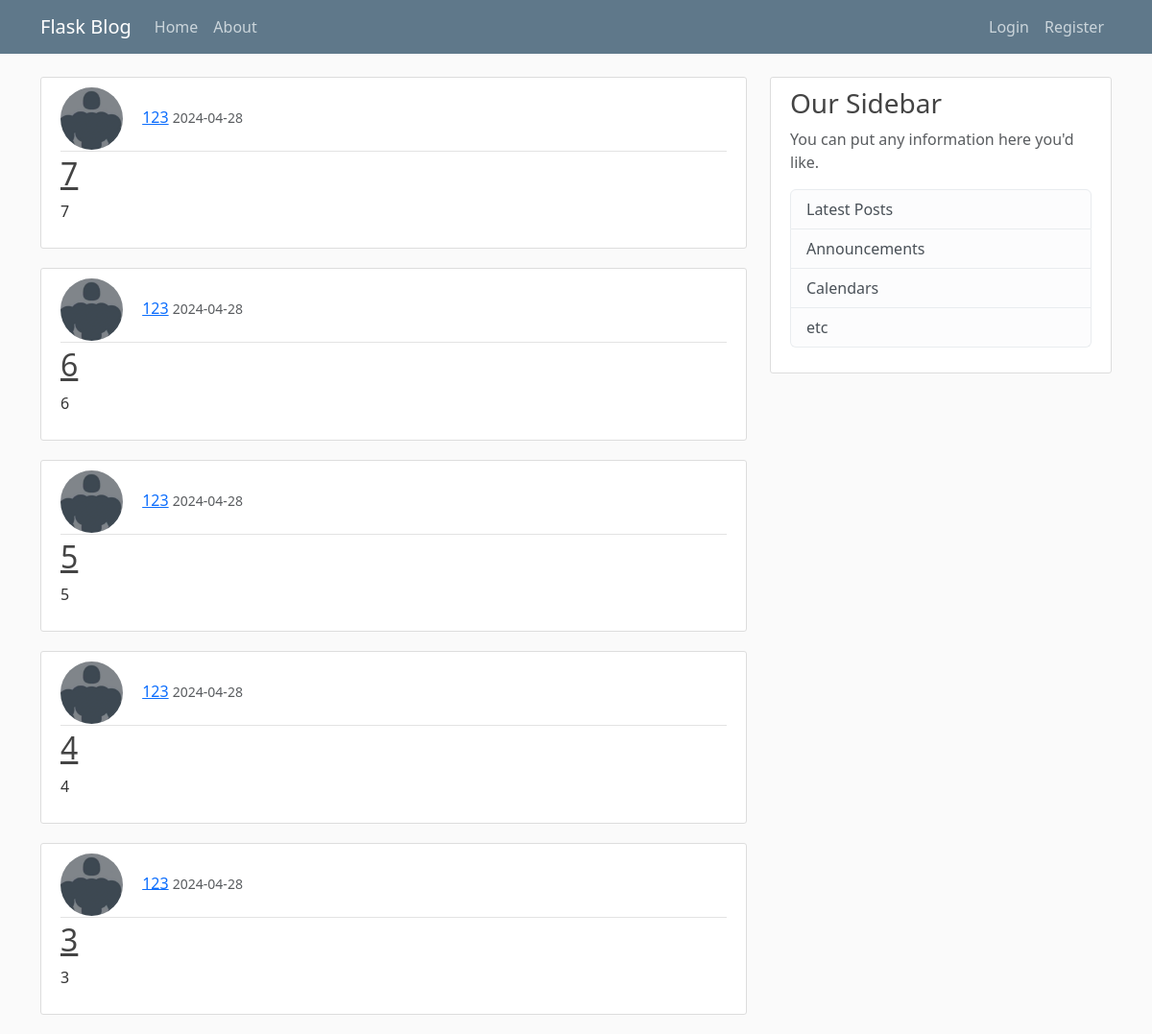
The page /home on the database its author committed.
### flaskblog/models.py (models this page shows, shortened)
class Post(db.Model):
    id = db.Column(db.Integer, primary_key=True)
    title = db.Column(db.String(100), nullable=False)
    date_posted = db.Column(db.DateTime, nullable=False, default=datetime.now)
    content = db.Column(db.Text, nullable=False)
    user_id = db.Column(db.Integer, db.ForeignKey('user.id'), nullable=False)

class User(db.Model,UserMixin):
    id = db.Column(db.Integer, primary_key = True)
    username = db.Column(db.String(20), unique = True, nullable = False)
    email = db.Column(db.String(120), unique = True, nullable = False)
    password = db.Column(db.String(60), nullable = False)
    posts = db.relationship('Post', backref = 'author', lazy = True)
    image_file = db.Column(db.String(20), nullable=False, default='default.png')

### flaskblog/routes.py (the view)
@app.route('/')
@app.route('/home')
def home():
    page = request.args.get('page',1,type=int)
    posts = Post.query.order_by(Post.date_posted.desc()).paginate(page=page, per_page=5)
    return render_template('home.html',page = page,posts=posts)

### flaskblog/templates/home.html
{%extends 'layout.html'%}
{% block content %}
    {%for post in posts%}
    <article class="media content-section">
        <div class="media-body">
          <div class="article-metadata">
            <img class="rounded-circle article-img" src="{{url_for('static',filename = 'profile_pics/' + post.author.image_file)}}" alt="profile picture">
            <a class="mr-2" href="{{url_for('account')}}">{{ post.author.username }}</a>
            <small class="text-muted">{{ post.date_posted.strftime('%Y-%m-%d') }}</small>
          </div>
          <h2><a class="article-title" href="{{url_for('post', post_id = post.id)}}">{{ post.title }}</a></h2>
          <p class="article-content">{{ post.content }}</p>
        </div>
    </article>
    {%endfor%}
{%endblock%}

### flaskblog/templates/layout.html (shortened to what this page needs)
<!doctype html>
<html lang="en">
  <head>
    <link href="https://cdn.jsdelivr.net/npm/bootstrap@5.3.3/dist/css/bootstrap.min.css" rel="stylesheet">
    <link rel="stylesheet" type="text/css" href="{{url_for('static', filename = 'main.css')}}">
</head>
  <body>
    <header class="site-header">
        <nav class="navbar navbar-expand-md navbar-dark bg-steel fixed-top">
          <div class="container">
            <a class="navbar-brand mr-4" href="/">Flask Blog</a>
            <div class="collapse navbar-collapse" id="navbarToggle">
              <div class="navbar-nav left mr-auto">
                <a class="nav-item nav-link" href="{{url_for('home')}}">Home</a>
                <a class="nav-item nav-link" href="{{url_for('about')}}">About</a>
              </div>
              <div class="right navbar-nav right ms-auto">
              {% if current_user.is_authenticated %}
                <a class="nav-item nav-link " href="{{url_for('new_post')}}">New Post</a>
                <a class="nav-item nav-link " href="{{url_for('account')}}">Account</a>
                <a class="nav-item nav-link " href="{{url_for('logout')}}">Logout</a>
              {% else %}
                <a class="nav-item nav-link " href="{{url_for('login')}}">Login</a>
                <a class="nav-item nav-link " href="{{url_for('register')}}">Register</a>
              {%endif%}
              </div>
            </div>
          </div>
        </nav>
      </header>
    <main role="main" class="container">
        <div class="row">
          <div class="col-md-8">
            {% block content %} {% endblock %}
          </div>
          <div class="col-md-4">
            <div class="content-section">
              <h3>Our Sidebar</h3>
              <p class='text-muted'>You can put any information here you'd like.
                <ul class="list-group">
                  <li class="list-group-item list-group-item-light">Latest Posts</li>
                  <li class="list-group-item list-group-item-light">Announcements</li>
                  <li class="list-group-item list-group-item-light">Calendars</li>
                  <li class="list-group-item list-group-item-light">etc</li>
                </ul>
              </p>
            </div>
          </div>
        </div>
      </main>
  </body>
</html>

### flaskblog/static/main.css (style rules this page uses)
body { background: #fafafa; color: #333333; margin-top: 5rem; }
h1, h2, h3, h4, h5, h6 { color: #444444; }
.bg-steel { background-color: #5f788a; }
.site-header .navbar-nav .nav-link { color: #cbd5db; }
.content-section { background: #ffffff; padding: 10px 20px; border: 1px solid #dddddd; border-radius: 3px; margin-bottom: 20px; }
.article-title { color: #444444; }
.article-content { white-space: pre-line; }
.article-img { height: 65px; width: 65px; margin-right: 16px; }
.article-metadata { padding-bottom: 1px; margin-bottom: 4px; border-bottom: 1px solid #e3e3e3 }

### rows shown on the page
Post: image_file (placeholder picture), author.username "123", date_posted "2024-04-28", title "7", content "7"
Post: image_file (placeholder picture), author.username "123", date_posted "2024-04-28", title "6", content "6"
Post: image_file (placeholder picture), author.username "123", date_posted "2024-04-28", title "5", content "5"
Post: image_file (placeholder picture), author.username "123", date_posted "2024-04-28", title "4", content "4"
Post: image_file (placeholder picture), author.username "123", date_posted "2024-04-28", title "3", content "3"
